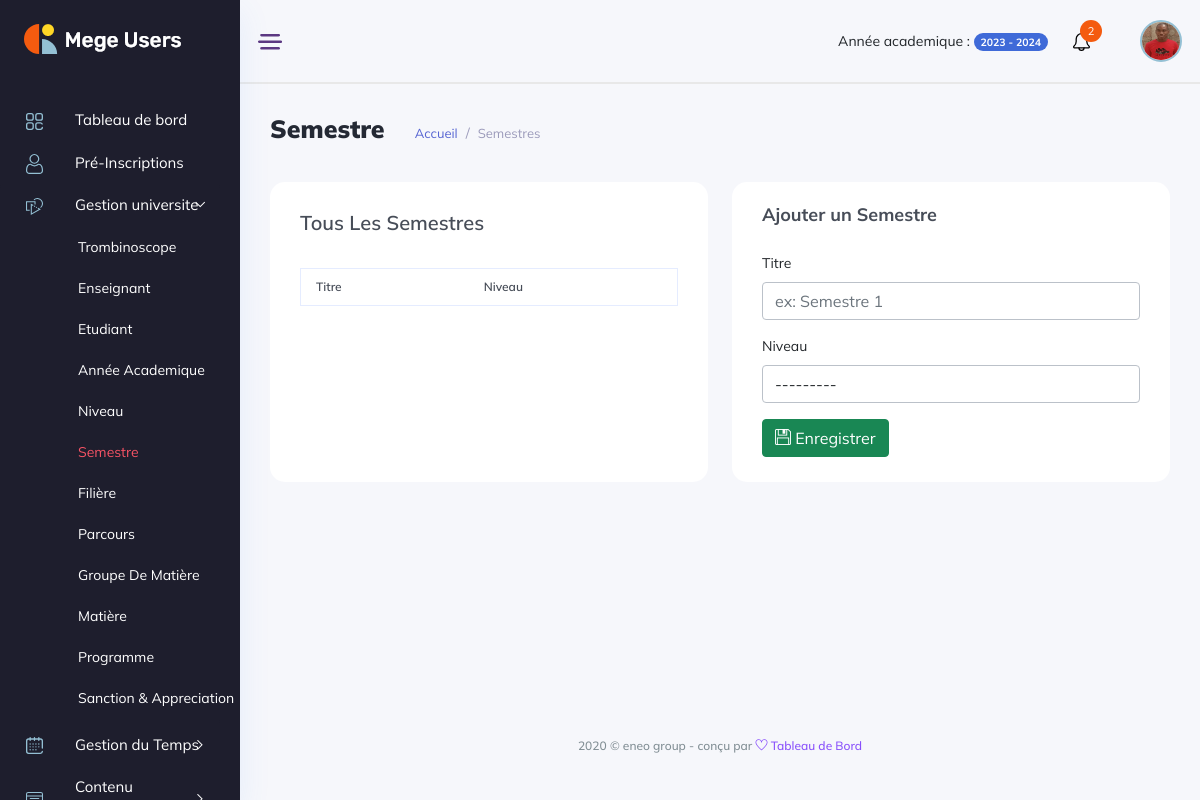
Before: /gestion_universite/semestres/ (signed in) with the older database file.
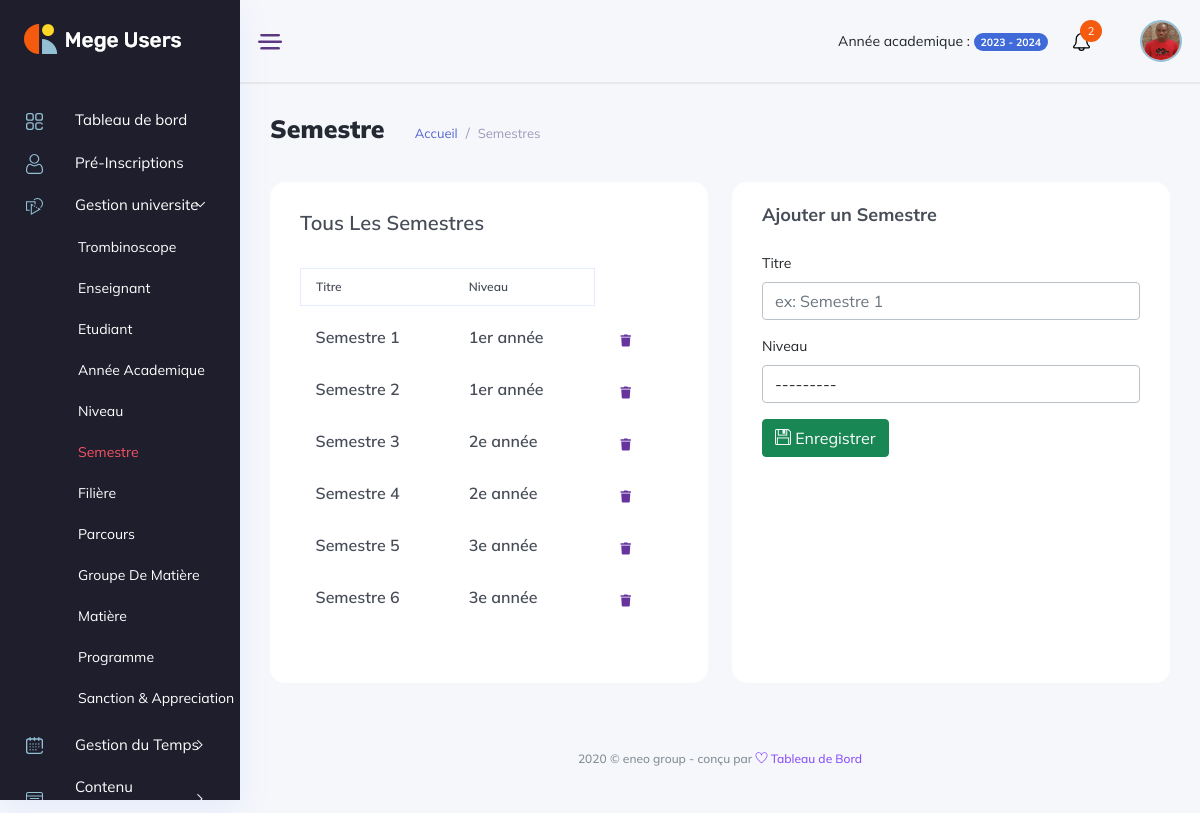
After: the same page with the newer database file.
### backend/models/gestion_ecole.py (models this page shows, shortened)
class Semester(models.Model):
    title = models.CharField(max_length=50)
    level = models.ForeignKey(Level, on_delete=models.SET_NULL, null=True, blank=True)
    created_at = models.DateTimeField(auto_now_add=True)
    updated_at = models.DateTimeField(auto_now=True)

class Level(models.Model):
    label = models.CharField(max_length=50)
    school = models.ForeignKey(Etablishment, on_delete=models.CASCADE, null=True)
    created_at = models.DateTimeField(auto_now_add=True)
    updated_at = models.DateTimeField(auto_now=True)
    def __str__(self):
        return f"Level: {self.label}"

### manager_dashboard/views/gestion_universite_view.py (the view, shortened to what this page needs)
class SemesterView(View):
    template = "manager_dashboard/gestion_universite/semestres.html"
    def dispatch(self,request, *args, **kwargs):
        if not request.user.is_authenticated:
            return redirect('backend:login')
        if request.user.is_manager or request.user.is_admin:
            return super().dispatch(request, *args, **kwargs)
        return redirect('backend:logout')
    def get(self, request, *args, **kwargs):
        form = SemesterForm(request.user)
        context = {'semesters':Semester.objects.filter(level__school=request.user.school), 'form':form}
        return render(request, template_name=self.template, context=context)

### backend/forms/gestion_ecole_forms.py
class SemesterForm(forms.ModelForm):
    def __init__(self, user, *args, **kwargs):
        super(SemesterForm, self).__init__(*args, **kwargs)
        self.fields['level'].queryset = Level.objects.filter(school=user.school)
    class Meta:
        model = Semester
        fields = ['title', 'level']
        widgets = {
            'title' : forms.TextInput(
                attrs={
                    'id': 'title',
                    'class': 'form-control',
                    'name': 'title',
                    'maxLength':'50',
                    'placeholder': 'ex: Semestre 1',
                    'required': True
                }
            ),
            'level': forms.Select(
                attrs={
                    'class': 'form-control',
                    'required': True,
                }
            ),
        }

### manager_dashboard/templates/manager_dashboard/gestion_universite/semestres.html (shortened to what this page needs)
{% extends '../base.html' %}
{% load static %}
{% block content %}
<div class="main_content_iner overly_inner ">
    <div class="container-fluid p-0 ">
        <div class="row">
            <div class="col-12">
                <div class="page_title_box d-flex flex-wrap align-items-center justify-content-between">
                    <div class="page_title_left d-flex align-items-center">
                        <h3 class="f_s_25 f_w_700 dark_text mr_30">Semestre</h3>
                        <ol class="breadcrumb page_bradcam mb-0">
                            <li class="breadcrumb-item"><a class='text-primary' href='{% url "manager_dashboard:index" %}'>Accueil</a></li>
                            <li class="breadcrumb-item"><a href="">Semestres</a></li>
                        </ol>
                    </div>
                </div>
            </div>
        </div>
        <div class="row">
            <div class="col-lg-6">
                <div class="white_card card_height_100 mb_30 pt-4">
                    <div class="white_card_body">
                        <div class="QA_section">
                            <div class="white_box_tittle list_header">
                                <h4>Tous Les Semestres </h4>
                            </div>
                            <div class="QA_table mb_30">
                                <table class="table lms_table_active ">
                                    <thead>
                                        <tr>
                                            <th scope="col">Titre</th>
                                            <th>Niveau</th>
                                        </tr>
                                    </thead>
                                    <tbody id="elementList">
                                        {% for semester in semesters %}
                                            <tr data-id="{{ semester.id }}">
                                                <td><h6> {{ semester.title }} <h6></td>
                                                <td><h6> {{ semester.level.label }} <h6></td>
                                                <td>
                                                    <div class="action_btns d-flex">
                                                        <a href="#" onclick='deleteSemester({{ semester.id }})' class="action_btn"> <i class="fas fa-trash"></i> </a>
                                                    </div>
                                                </td>
                                            </tr>
                                        {% endfor %}
                                    </tbody>
                                </table>
                            </div>
                        </div>
                    </div>
                </div>
            </div>
            <div class="col-6">
                <div class="white_card card_height_100 mb_30">
                    <div class="white_card_header">
                        <div class="box_header m-0">
                            <div class="main-title">
                                <h3 class="m-0">Ajouter un Semestre</h3>
                            </div>
                        </div>
                    </div>
                    <div class="white_card_body">
                        <form method="post">
                            <div class="mb-3">
                                <label class="form-label" for="libelle">Titre</label>
                                {{ form.title }}
                            </div>
                            <div class="mb-3">
                                <label class="form-label" for="level">Niveau</label>
                                {{ form.level }}
                            </div>
                            <button type="submit" class="btn btn-success"> <i class="ti-save"></i> Enregistrer</button>
                        </form>
                    </div>
                </div>
            </div>
        </div>
    </div>
</div>
{% endblock content %}

### manager_dashboard/templates/manager_dashboard/base.html (shortened to what this page needs)
<!DOCTYPE html>
{% load static %}
<html lang="fr">
<head>
    <link rel="stylesheet" href="{% static 'css/bootstrap1.min.css' %}" />
    <link rel="stylesheet" href="{% static 'vendors/themefy_icon/themify-icons.css' %}" />
    <link rel="stylesheet" href="{% static 'vendors/niceselect/css/nice-select.css' %}" />
    <link rel="stylesheet" href="{% static 'vendors/owl_carousel/css/owl.carousel.css' %}" />
    <link rel="stylesheet" href="{% static 'vendors/gijgo/gijgo.min.css' %}" />
    <link rel="stylesheet" href="{% static 'vendors/font_awesome/css/all.min.css' %}" />
    <link rel="stylesheet" href="{% static 'vendors/tagsinput/tagsinput.css' %}" />
    <link rel="stylesheet" href="{% static 'vendors/datepicker/date-picker.css' %}" />
    <link rel="stylesheet" href="{% static 'vendors/vectormap-home/vectormap-2.0.2.css' %}" />
    <link rel="stylesheet" href="{% static 'vendors/scroll/scrollable.css' %}" />
    <link rel="stylesheet" href="{% static 'vendors/datatable/css/jquery.dataTables.min.css' %}" />
    <link rel="stylesheet" href="{% static 'vendors/datatable/css/responsive.dataTables.min.css' %}" />
    <link rel="stylesheet" href="{% static 'vendors/datatable/css/buttons.dataTables.min.css' %}" />
    <link rel="stylesheet" href="{% static 'vendors/text_editor/summernote-bs4.css' %}" />
    <link rel="stylesheet" href="{% static 'vendors/morris/morris.css' %}">
    <link rel="stylesheet" href="{% static 'vendors/material_icon/material-icons.css' %}" />
    <link rel="stylesheet" href="{% static 'css/metisMenu.css' %}">
    <link rel="stylesheet" href="{% static 'css/style1.css' %}" />
    <link rel="stylesheet" href="{% static 'css/colors/default.css' %}" id="colorSkinCSS">
</head>
<body class="crm_body_bg">
    <nav class="sidebar dark_sidebar">
        <div class="logo d-flex justify-content-between">
            <a class="large_logo" href="index-2.html"><img src="{% static 'img/logo_white.png' %}" alt></a>
        </div>
        <ul id="sidebar_menu">
            <li class>
                <a href='{% url "manager_dashboard:index" %}' aria-expanded="false">
                    <div class="nav_icon_small">
                    <img src="{% static 'img/menu-icon/dashboard.svg' %}" alt>
                    </div>
                    <div class="nav_title">
                        <span>Tableau de bord</span>
                    </div>
                </a>
            </li>
            <li class>
                <a href='{% url "manager_dashboard:pre_registrations" %}' aria-expanded="true">
                    <div class="nav_icon_small">
                    <img src="{% static 'img/menu-icon/5.svg' %}" alt>
                    </div>
                    <div class="nav_title">
                        <span>Pré-Inscriptions</span>
                    </div>
                </a>
            </li>
            <li class>
                <a class="has-arrow" href="#" aria-expanded="false">
                    <div class="nav_icon_small">
                        <img src="{% static 'img/menu-icon/16.svg' %}" alt>
                    </div>
                    <div class="nav_title">
                        <span>Gestion universite </span>
                    </div>
                </a>
                <ul>
                    <li><a href='{% url "manager_dashboard:trombinoscopes" %}'>Trombinoscope</a></li>
                    <li><a href='{% url "manager_dashboard:teachers" %}'>Enseignant</a></li>
                    <li><a href='{% url "manager_dashboard:students" %}'>Etudiant</a></li>
                    <li><a href='{% url "manager_dashboard:years" %}'>Année academique</a></li>
                    <li><a href='{% url "manager_dashboard:levels" %}'>Niveau</a></li>
                    <li><a href='{% url "manager_dashboard:semesters" %}'>Semestre</a></li>
                    <li><a href='{% url "manager_dashboard:sectors" %}'>Filière</a></li>
                    <li><a href='{% url "manager_dashboard:careers" %}'>Parcours</a></li>
                    <li><a href='{% url "manager_dashboard:group_subjects" %}'>Groupe de Matière</a></li>
                    <li><a href='{% url "manager_dashboard:subjects" %}'>Matière</a></li>
                    <li><a href='{% url "manager_dashboard:programs" %}'>Programme</a></li>
                    <li><a href='{% url "manager_dashboard:sanction_appreciations" %}'>Sanction & Appreciation</a></li>
                </ul>
            </li>
            <li class>
                <a class="has-arrow" href="#" aria-expanded="false">
                    <div class="nav_icon_small">
                        <img src="{% static 'img/menu-icon/15.svg' %}" alt>
                    </div>
                    <div class="nav_title">
                        <span>Gestion du Temps </span>
                    </div>
                </a>
            </li>
            <li class>
                <a class="has-arrow" href="#" aria-expanded="false">
                    <div class="nav_icon_small">
                        <img src="{% static 'img/menu-icon/11.svg' %}" alt>
                    </div>
                    <div class="nav_title">
                        <span>Contenu pédagogique </span>
                    </div>
                </a>
            </li>
        </ul>
    </nav>
    <section class="main_content dashboard_part large_header_bg">
        <div class="container-fluid g-0">
            <div class="row">
                <div class="col-lg-12 p-0 ">
                    <div class="header_iner d-flex justify-content-between align-items-center">
                        <div class="line_icon open_miniSide d-none d-lg-block">
                            <img src="{% static 'img/line_img.png' %}" alt>
                        </div>
                        <div class="header_right d-flex justify-content-between align-items-center">
                            <div class="header_notification_warp d-flex align-items-center">
                                <li style="margin-right: 25px;">
                                    Année academique :
                                    <span class="badge rounded-pill bg-primary">2023 - 2024</span>
                                </li>
                                <li>
                                    <a class="bell_notification_clicker" href="#"> <img src="{% static 'img/icon/bell.svg' %}" alt><span>2</span></a>
                                </li>
                            </div>
                            <div class="profile_info">
                                <img src="{% static 'img/membre.jpg' %}" width="50" height="50" alt="#">
                            </div>
                        </div>
                    </div>
                </div>
            </div>
        </div>
        {% block content %}{% endblock %}
        <div class="footer_part">
            <div class="container-fluid">
                <div class="row">
                    <div class="col-lg-12">
                        <div class="footer_iner text-center">
                            <p>2020 © eneo group - conçu par <a href="#"> <i class="ti-heart"></i> </a><a href="#"> Tableau de Bord</a></p>
                        </div>
                    </div>
                </div>
            </div>
        </div>
    </section>
</body>
</html>

### elimu_universite/static/css/metisMenu.css (style rules this page uses)
.metismenu .has-arrow { position:relative }
.metismenu .has-arrow::after { position:absolute;content:'';transform:rotate(-90deg) translate(0,-50%);transform-origin:top;top:50%;transition:all .3s ease-out;right:40px;content:"\e64b";font-family:themify;color:#a5adc6;font-weight:600;font-size:14px }
.metismenu .mm-active>.has-arrow::after,.metismenu .has-arrow[aria-expanded=true]::after { transform:rotate(180deg) translate(0,-50%) }

Changed rows visible on the page:
added Semester: title "Semestre 1", level.label "1er année"
added Semester: title "Semestre 2", level.label "1er année"
added Semester: title "Semestre 3", level.label "2e année"
added Semester: title "Semestre 4", level.label "2e année"
added Semester: title "Semestre 5", level.label "3e année"
added Semester: title "Semestre 6", level.label "3e année"
